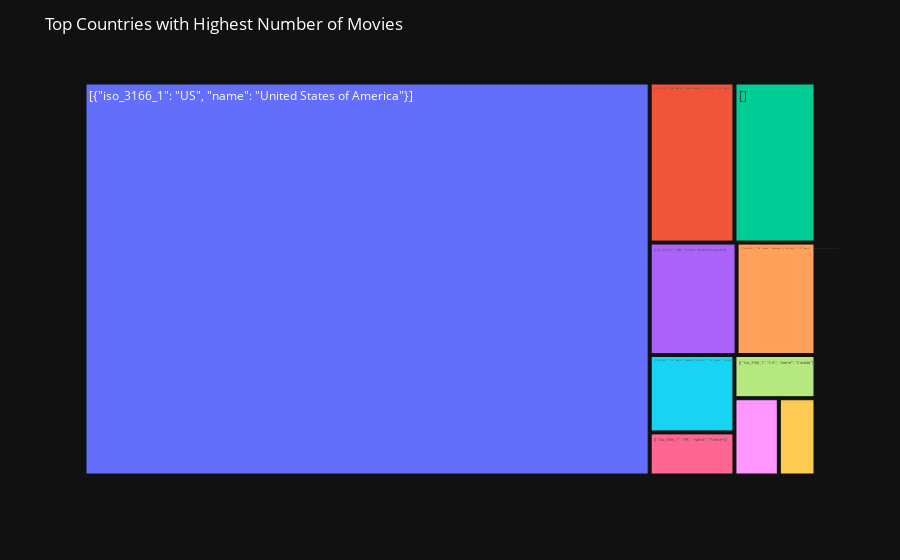

The notebook cell this image was saved under:
### Code cell
movies_df.shape
import plotly.express as px
top_countries = movies_df['production_countries'].value_counts().head(10)

fig = px.treemap(names=top_countries.index, parents=["" for _ in top_countries.index], values=top_countries.values)

fig.update_layout(
    plot_bgcolor='rgb(17, 17, 17)',  
    paper_bgcolor='rgb(17, 17, 17)', 
    font_color='white',  
    title='Top Countries with Highest Number of Movies',
)
fig.show()

### Figure 1 — Plotly figure (JSON) as saved in the notebook; plotly's stock layout.template omitted (floating-point values rounded to 4 significant figures)
{"data": [{"domain": {"x": [0, 1], "y": [0, 1]}, "hovertemplate": "label=%{label}<br>value=%{value}<br>parent=%{parent}<extra></extra>", "labels": ["[{\"iso_3166_1\": \"US\", \"name\": \"United States of America\"}]", "[{\"iso_3166_1\": \"GB\", \"name\": \"United Kingdom\"}, {\"iso_3166_1\": \"US\", \"name\": \"United States of America\"}]", "[]", "[{\"iso_3166_1\": \"GB\", \"name\": \"United Kingdom\"}]", "[{\"iso_3166_1\": \"DE\", \"name\": \"Germany\"}, {\"iso_3166_1\": \"US\", \"name\": \"United States of America\"}]", "[{\"iso_3166_1\": \"CA\", \"name\": \"Canada\"}, {\"iso_3166_1\": \"US\", \"name\": \"United States of America\"}]", "[{\"iso_3166_1\": \"FR\", \"name\": \"France\"}]", "[{\"iso_3166_1\": \"CA\", \"name\": \"Canada\"}]", "[{\"iso_3166_1\": \"AU\", \"name\": \"Australia\"}, {\"iso_3166_1\": \"US\", \"name\": \"United States of America\"}]", "[{\"iso_3166_1\": \"FR\", \"name\": \"France\"}, {\"iso_3166_1\": \"US\", \"name\": \"United States of America\"}]"], "name": "", "parents": ["", "", "", "", "", "", "", "", "", ""], "type": "treemap", "values": [2979, 182, 174, 131, 119, 88, 49, 47, 46, 38]}], "layout": {"font": {"color": "white"}, "legend": {"tracegroupgap": 0}, "margin": {"t": 60}, "paper_bgcolor": "rgb(17, 17, 17)", "plot_bgcolor": "rgb(17, 17, 17)", "title": {"text": "Top Countries with Highest Number of Movies"}}}
